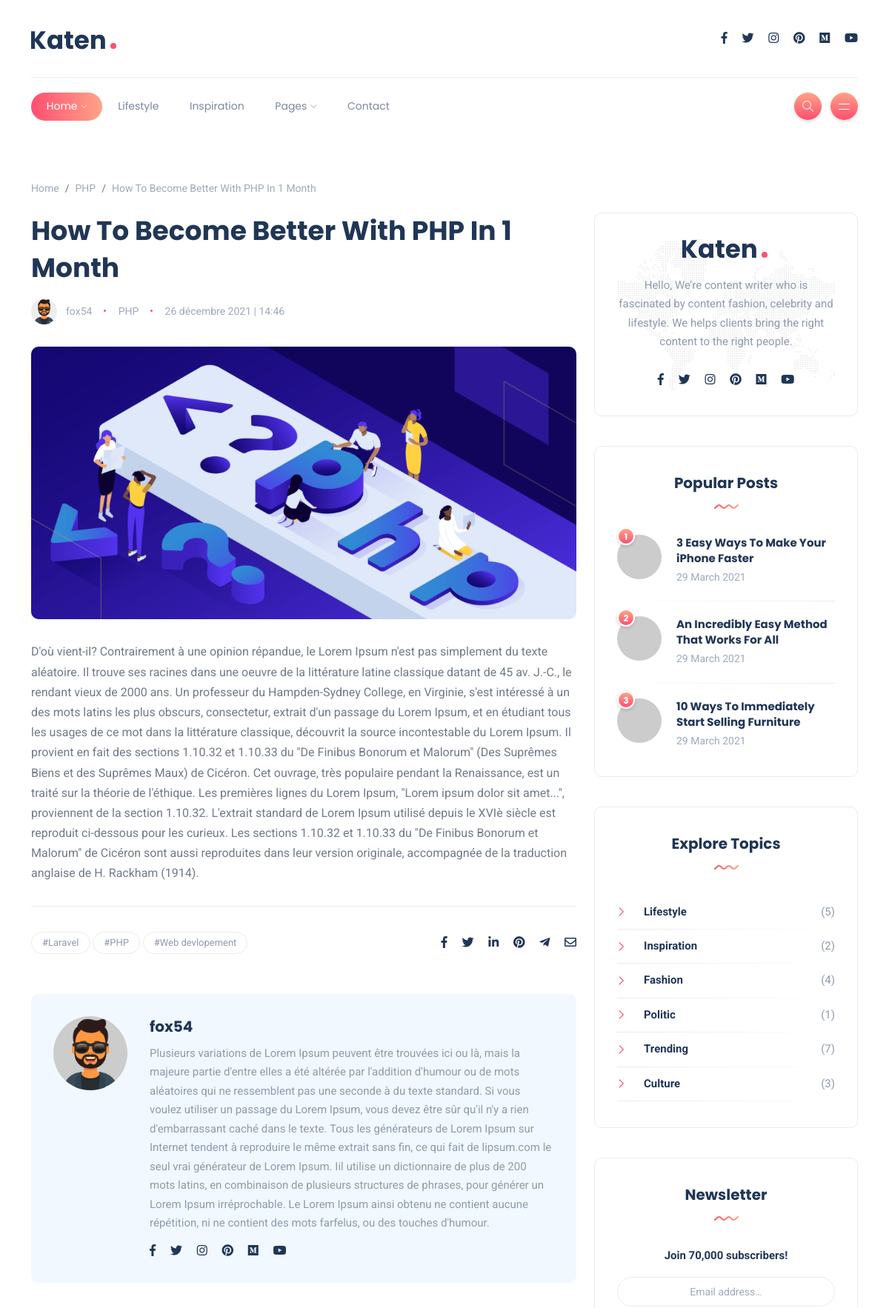
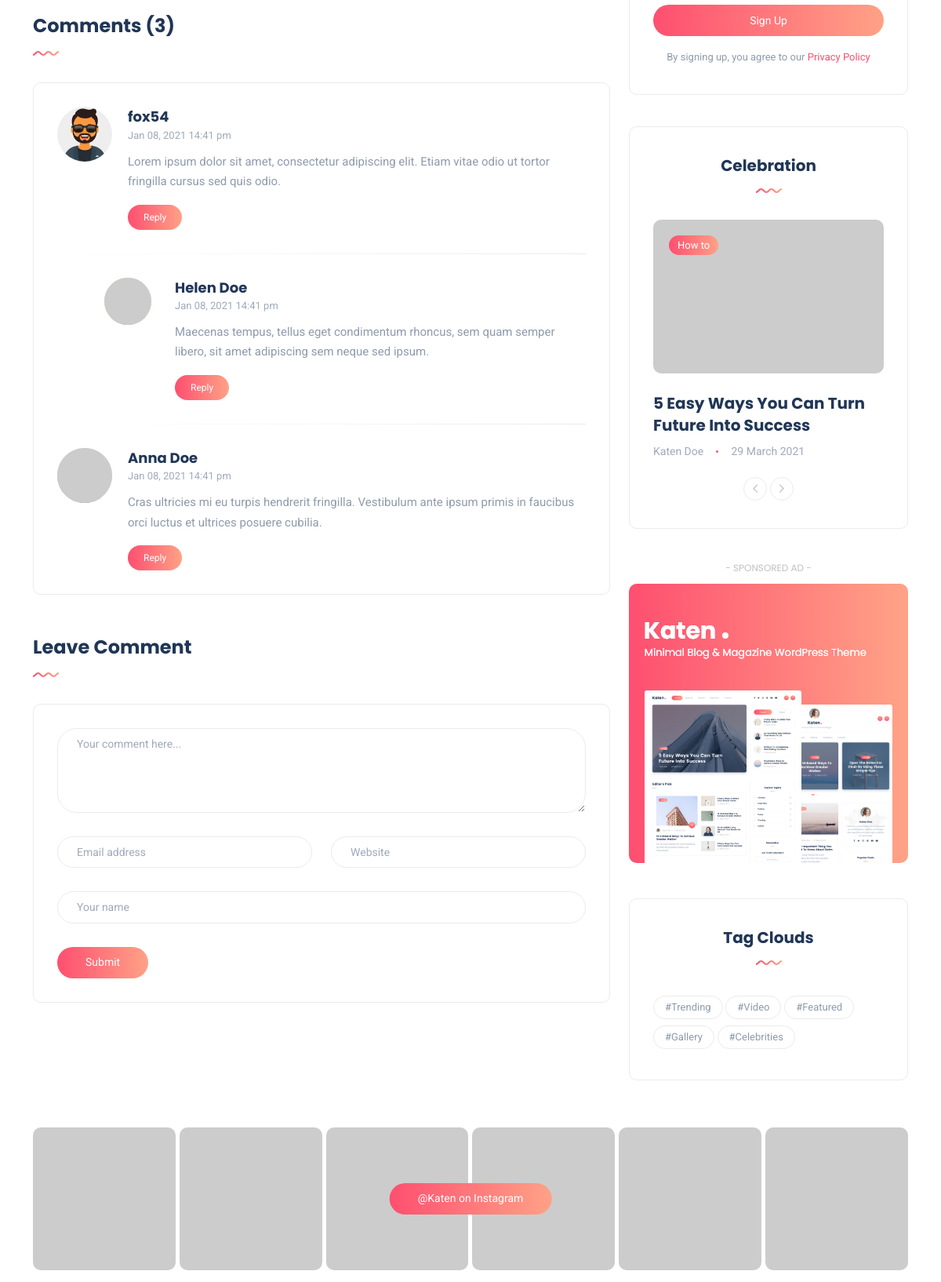
The page /blog/how-to-become-better-with-php-in-1-month/ (upper part) on the database its author committed (2 pictures, top to bottom).
### blog/models.py (models this page shows, shortened)
class Article(models.Model):
    profile = ForeignKey(Profile, on_delete=models.SET_NULL, null=True, blank=True)
    state = IntegerField(default=0, choices=LIST_STATE)
    title = CharField(max_length=255)
    slug = SlugField(max_length=255, unique=True, db_index=True, null=True, blank=True)
    description = TextField(null=True)
    category = ForeignKey('Category', null=True, on_delete=models.SET_NULL)
    tags = ManyToManyField('Tag')
    picture = models.ImageField(null=True, upload_to='articles/')
    created_at = DateTimeField(auto_now_add=True)
    updated_at = DateTimeField(auto_now=True)

class Category(models.Model):
    class Meta:
        verbose_name = "Categorie"
    name = CharField(max_length=20)
    state = IntegerField(default=0, choices=LIST_STATE)
    created_at = DateTimeField(auto_now_add=True)
    updated_at = DateTimeField(auto_now=True)
    def __str__(self):
        return self.name

class Tag(models.Model):
    name = CharField(max_length=20)
    created_at = DateTimeField(auto_now_add=True)
    updated_at = DateTimeField(auto_now=True)

### account/models.py (models this page shows, shortened)
class Profile(models.Model):
    user = OneToOneField(User, on_delete=models.CASCADE)
    name =models.CharField(max_length=80)
    username = models.CharField(max_length=80, unique=True, null=True, blank=True)
    email = models.EmailField(max_length=120, null=True, blank=True, unique=True)
    head_line = models.CharField(max_length=200, null=True, blank=True)
    about_as = models.TextField(null=True, blank=True)
    image = models.ImageField(null=True, blank=True, upload_to="profiles/", default="profiles/default.png")
    resume_link = models.CharField(max_length=200, null=True, blank=True)
    linkden_link = models.CharField(max_length=200, null=True, blank=True)
    facebook_link =models.CharField(max_length=200, null=True, blank=True)
    website_link = models.CharField(max_length=200, null=True, blank=True)
    youtub_link = models.CharField(max_length=200, null=True, blank=True)
    state = models.BooleanField(default=False, choices=((False, 'Desactive'), (True, 'Active')))
    id = models.UUIDField(primary_key = True, unique=True, default = uuid4, editable = False)
    created_at = models.DateTimeField(auto_now_add=True)
    updated_at = models.DateTimeField(auto_now=True)

### blog/views.py (the view)
# urls.py: path('<slug:slug>/', views.show, name='show_article'),
def show(request, slug):
    my_article = get_object_or_404(Article, slug=slug)
    return render(request, "blog/show.html",{
        "article" : my_article
    })

### blog/templates/blog/show.html (shortened to what this page needs)
{% extends 'layout.html' %}
{% load static %}
    {% block breadcrumb %}
    <nav aria-label="breadcrumb">
        <ol class="breadcrumb">
            <li class="breadcrumb-item"><a href="{% url 'articles_list' %}">Home</a></li>
            <li class="breadcrumb-item"><a href="#">{{ article.category }}</a></li>
            <li class="breadcrumb-item active" aria-current="page">{{ article.title }}</li>
        </ol>
    </nav>
    {% endblock %}
    {% block content %}
    <div class="post post-single">
        <div class="post-header">
            <h1 class="title mt-0 mb-3">{{ article.title }}</h1>
            <ul class="meta list-inline mb-0">
                <li class="list-inline-item"><a href="#"><img src="{{ article.profile.image.url }}" class="author author-sm" alt="author"/>{{ article.profile.username }}</a></li>
                <li class="list-inline-item"><a href="#">{{ article.category }}</a></li>
                <li class="list-inline-item">{{ article.created_at|date:'d F Y | H:i' }}</li>
            </ul>
        </div>
        <div class="featured-image">
            <img src="{{ article.picture.url }}" alt="{{ article.title }}" />
        </div>
        <div class="post-content clearfix">
            {{ article.description }}
        </div>
        <div class="post-bottom">
            <div class="row d-flex align-items-center">
                <div class="col-md-6 col-12 text-center text-md-start">
                    {% for tag in article.tags.all %}
                        <a href="#" class="tag">#{{ tag.name }}</a>
                    {% endfor %}
                </div>
                <div class="col-md-6 col-12">
                    <ul class="social-icons list-unstyled list-inline mb-0 float-md-end">
                        <li class="list-inline-item"><a href="#"><i class="fab fa-facebook-f"></i></a></li>
                        <li class="list-inline-item"><a href="#"><i class="fab fa-twitter"></i></a></li>
                        <li class="list-inline-item"><a href="#"><i class="fab fa-linkedin-in"></i></a></li>
                        <li class="list-inline-item"><a href="#"><i class="fab fa-pinterest"></i></a></li>
                        <li class="list-inline-item"><a href="#"><i class="fab fa-telegram-plane"></i></a></li>
                        <li class="list-inline-item"><a href="#"><i class="far fa-envelope"></i></a></li>
                    </ul>
                </div>
            </div>
        </div>
    </div>
    <div class="spacer" data-height="50"></div>
    <div class="about-author padding-30 rounded">
        <div class="thumb">
            <img src="{{ article.profile.image.url }}" alt="{{ article.profile.username }}" class="author-100"/>
        </div>
        <div class="details">
            <h4 class="name"><a href="#">{{ article.profile.username }}</a></h4>
            <p>{{ article.profile.about_as }}</p>
            <ul class="social-icons list-unstyled list-inline mb-0">
                <li class="list-inline-item"><a href="{{ article.profile.facebook_link }}"><i class="fab fa-facebook-f"></i></a></li>
                <li class="list-inline-item"><a href="#"><i class="fab fa-twitter"></i></a></li>
                <li class="list-inline-item"><a href="#"><i class="fab fa-instagram"></i></a></li>
                <li class="list-inline-item"><a href="#"><i class="fab fa-pinterest"></i></a></li>
                <li class="list-inline-item"><a href="#"><i class="fab fa-medium"></i></a></li>
                <li class="list-inline-item"><a href="#"><i class="fab fa-youtube"></i></a></li>
            </ul>
        </div>
    </div>
    <div class="spacer" data-height="50"></div>
    <div class="section-header">
        <h3 class="section-title">Comments (3)</h3>
        <img src="{% static 'images/wave.svg' %}" class="wave" alt="wave" />
    </div>
    <div class="comments bordered padding-30 rounded">
        <ul class="comments">
            <li class="comment rounded">
                <div class="thumb">
                    <img src="{{ article.profile.image.url }}" alt="{{ article.profile.username }}" class="author author-md" />
                </div>
                <div class="details">
                    <h4 class="name"><a href="#">{{ article.profile.username }}</a></h4>
                    <span class="date">Jan 08, 2021 14:41 pm</span>
                    <p>Lorem ipsum dolor sit amet, consectetur adipiscing elit. Etiam vitae odio ut tortor fringilla cursus sed quis odio.</p>
                    <a href="#" class="btn btn-default btn-sm">Reply</a>
                </div>
            </li>
            <li class="comment child rounded">
                <div class="thumb">
                    <img src="{% static 'images/other/comment-2.png'%}" alt="John Doe" />
                </div>
                <div class="details">
                    <h4 class="name"><a href="#">Helen Doe</a></h4>
                    <span class="date">Jan 08, 2021 14:41 pm</span>
                    <p>Maecenas tempus, tellus eget condimentum rhoncus, sem quam semper libero, sit amet adipiscing sem neque sed ipsum.</p>
                    <a href="#" class="btn btn-default btn-sm">Reply</a>
                </div>
            </li>
            <li class="comment rounded">
                <div class="thumb">
                    <img src="{% static 'images/other/comment-3.png'%}" alt="John Doe" />
                </div>
                <div class="details">
                    <h4 class="name"><a href="#">Anna Doe</a></h4>
                    <span class="date">Jan 08, 2021 14:41 pm</span>
                    <p>Cras ultricies mi eu turpis hendrerit fringilla. Vestibulum ante ipsum primis in faucibus orci luctus et ultrices posuere cubilia.</p>
                    <a href="#" class="btn btn-default btn-sm">Reply</a>
                </div>
            </li>
        </ul>
    </div>
    <div class="spacer" data-height="50"></div>
    <div class="section-header">
        <h3 class="section-title">Leave Comment</h3>
        <img src="{% static 'images/wave.svg' %}" class="wave" alt="wave" />
    </div>
    <div class="comment-form rounded bordered padding-30">
        <form id="comment-form" class="comment-form" method="post">
            <div class="row">
                <div class="column col-md-12">
                    <div class="form-group">
                        <textarea name="InputComment" id="InputComment" class="form-control" rows="4" placeholder="Your comment here..." required="required"></textarea>
                    </div>
                </div>
                <div class="column col-md-6">
                    <div class="form-group">
                        <input type="email" class="form-control" id="InputEmail" name="InputEmail" placeholder="Email address" required="required">
                    </div>
                </div>
                <div class="column col-md-6">
                    <div class="form-group">
                        <input type="text" class="form-control" name="InputWeb" id="InputWeb" placeholder="Website" required="required">
                    </div>
                </div>
                <div class="column col-md-12">
                    <div class="form-group">
                        <input type="text" class="form-control" id="InputName" name="InputName" placeholder="Your name" required="required">
                    </div>
                </div>
            </div>
            <button type="submit" name="submit" id="submit" value="Submit" class="btn btn-default">Submit</button>
        </form>
    </div>
    {% endblock %}

### rows shown on the page
Article: category "PHP", title "How To Become Better With PHP In 1 Month", profile.image (picture), profile.username "fox54", created_at|H "26 décembre 2021 | 14:46", picture (picture), description "D'où vient-il? Contrairement à une opinion répandue, le Lorem Ipsum n'est pas simplement du texte aléatoire. Il trouve ses racines dans une oeuvre de la littérature latine classique datant de 45 av. J.-C., le rendant vieux de 2000 ans. Un professeur du Hampden-Sydney College, en Virginie, s'est intéressé à un des mots latins les plus obscurs, consectetur, extrait d'un passage du Lorem Ipsum, et en étudiant tous les usages de ce mot dans la littérature classique, découvrit la source incontestable du Lorem Ipsum. Il provient en fait des sections 1.10.32 et 1.10.33 du \"De Finibus Bonorum et Malorum\" (Des Suprêmes Biens et des Suprêmes Maux) de Cicéron. Cet ouvrage, très populaire pendant la…", profile.about_as "Plusieurs variations de Lorem Ipsum peuvent être trouvées ici ou là, mais la majeure partie d'entre elles a été altérée par l'addition d'humour ou de mots aléatoires qui ne ressemblent pas une seconde à du texte standard. Si vous voulez utiliser un passage du Lorem Ipsum, vous devez être sûr qu'il n'y a rien d'embarrassant caché dans le texte. Tous les générateurs de Lorem Ipsum sur Internet tendent à reproduire le même extrait sans fin, ce qui fait de lipsum.com le seul vrai générateur de Lorem Ipsum. Iil utilise un dictionnaire de plus de 200 mots latins, en combinaison de plusieurs structures de phrases, pour générer un Lorem Ipsum irréprochable. Le Lorem Ipsum ainsi obtenu ne contient…"
Tag: name "Laravel"
Tag: name "PHP"
Tag: name "Web devlopement"
